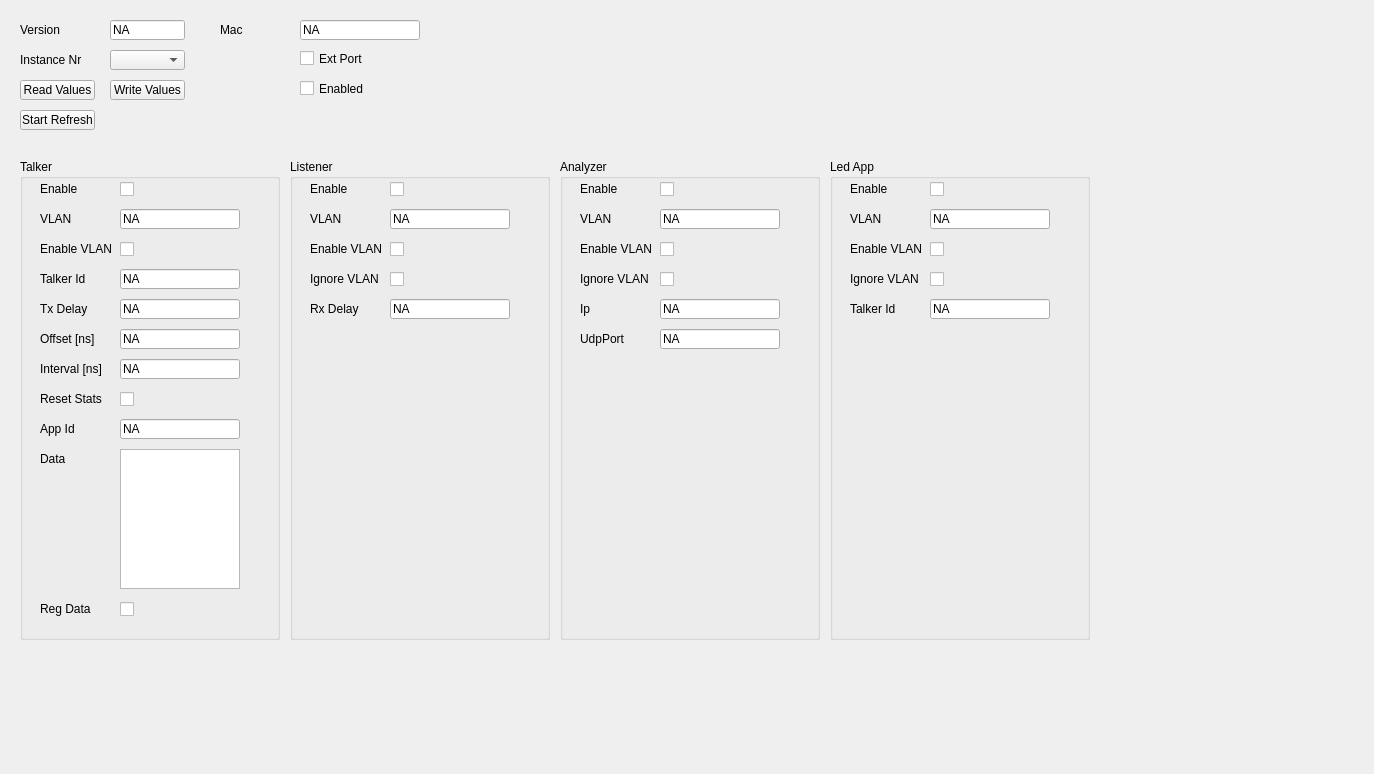
<?xml version="1.0" encoding="UTF-8"?>
<ui version="4.0">
 <class>Ucm_TsnIicTab</class>
 <widget class="QWidget" name="Ucm_TsnIicTab">
  <property name="geometry">
   <rect>
    <x>0</x>
    <y>0</y>
    <width>1374</width>
    <height>774</height>
   </rect>
  </property>
  <property name="windowTitle">
   <string>Form</string>
  </property>
  <widget class="QLabel" name="TsnIicVersionLabel">
   <property name="geometry">
    <rect>
     <x>20</x>
     <y>20</y>
     <width>80</width>
     <height>20</height>
    </rect>
   </property>
   <property name="text">
    <string>Version</string>
   </property>
  </widget>
  <widget class="QLabel" name="TsnIicInstanceLabel">
   <property name="geometry">
    <rect>
     <x>20</x>
     <y>50</y>
     <width>80</width>
     <height>20</height>
    </rect>
   </property>
   <property name="text">
    <string>Instance Nr</string>
   </property>
  </widget>
  <widget class="QLineEdit" name="TsnIicVersionValue">
   <property name="enabled">
    <bool>true</bool>
   </property>
   <property name="geometry">
    <rect>
     <x>110</x>
     <y>20</y>
     <width>75</width>
     <height>20</height>
    </rect>
   </property>
   <property name="text">
    <string>NA</string>
   </property>
   <property name="readOnly">
    <bool>true</bool>
   </property>
  </widget>
  <widget class="QCheckBox" name="TsnIicEnableCheckBox">
   <property name="geometry">
    <rect>
     <x>300</x>
     <y>80</y>
     <width>80</width>
     <height>17</height>
    </rect>
   </property>
   <property name="text">
    <string>Enabled</string>
   </property>
  </widget>
  <widget class="QPushButton" name="TsnIicAutoRefreshButton">
   <property name="geometry">
    <rect>
     <x>20</x>
     <y>110</y>
     <width>75</width>
     <height>20</height>
    </rect>
   </property>
   <property name="text">
    <string>Start Refresh</string>
   </property>
  </widget>
  <widget class="QComboBox" name="TsnIicInstanceComboBox">
   <property name="geometry">
    <rect>
     <x>110</x>
     <y>50</y>
     <width>75</width>
     <height>20</height>
    </rect>
   </property>
  </widget>
  <widget class="QPushButton" name="TsnIicReadValuesButton">
   <property name="geometry">
    <rect>
     <x>20</x>
     <y>80</y>
     <width>75</width>
     <height>20</height>
    </rect>
   </property>
   <property name="text">
    <string>Read Values</string>
   </property>
  </widget>
  <widget class="QPushButton" name="TsnIicWriteValuesButton">
   <property name="geometry">
    <rect>
     <x>110</x>
     <y>80</y>
     <width>75</width>
     <height>20</height>
    </rect>
   </property>
   <property name="text">
    <string>Write Values</string>
   </property>
  </widget>
  <widget class="QGroupBox" name="TsnIicTalkerGroupBox">
   <property name="geometry">
    <rect>
     <x>20</x>
     <y>159</y>
     <width>260</width>
     <height>481</height>
    </rect>
   </property>
   <property name="sizePolicy">
    <sizepolicy hsizetype="Preferred" vsizetype="Preferred">
     <horstretch>0</horstretch>
     <verstretch>0</verstretch>
    </sizepolicy>
   </property>
   <property name="title">
    <string>Talker</string>
   </property>
   <widget class="QLabel" name="TsnIicTalkerDataLabel">
    <property name="geometry">
     <rect>
      <x>20</x>
      <y>290</y>
      <width>80</width>
      <height>20</height>
     </rect>
    </property>
    <property name="text">
     <string>Data</string>
    </property>
   </widget>
   <widget class="QTextEdit" name="TsnIicTalkerDataValue">
    <property name="geometry">
     <rect>
      <x>100</x>
      <y>290</y>
      <width>120</width>
      <height>140</height>
     </rect>
    </property>
    <property name="readOnly">
     <bool>false</bool>
    </property>
   </widget>
   <widget class="QCheckBox" name="TsnIicTalkerEnableCheckBox">
    <property name="geometry">
     <rect>
      <x>100</x>
      <y>20</y>
      <width>80</width>
      <height>20</height>
     </rect>
    </property>
    <property name="text">
     <string/>
    </property>
   </widget>
   <widget class="QLabel" name="TsnIicTalkerEnableLabel">
    <property name="geometry">
     <rect>
      <x>20</x>
      <y>20</y>
      <width>80</width>
      <height>20</height>
     </rect>
    </property>
    <property name="text">
     <string>Enable</string>
    </property>
   </widget>
   <widget class="QLineEdit" name="TsnIicTalkerVlanValue">
    <property name="enabled">
     <bool>true</bool>
    </property>
    <property name="geometry">
     <rect>
      <x>100</x>
      <y>50</y>
      <width>120</width>
      <height>20</height>
     </rect>
    </property>
    <property name="text">
     <string>NA</string>
    </property>
    <property name="readOnly">
     <bool>false</bool>
    </property>
   </widget>
   <widget class="QLabel" name="TsnIicTalkerVlanLabel">
    <property name="geometry">
     <rect>
      <x>20</x>
      <y>50</y>
      <width>80</width>
      <height>20</height>
     </rect>
    </property>
    <property name="text">
     <string>VLAN</string>
    </property>
   </widget>
   <widget class="QCheckBox" name="TsnIicTalkerRegDataCheckBox">
    <property name="geometry">
     <rect>
      <x>100</x>
      <y>440</y>
      <width>80</width>
      <height>20</height>
     </rect>
    </property>
    <property name="text">
     <string/>
    </property>
   </widget>
   <widget class="QLabel" name="TsnIicTalkerRegDataLabel">
    <property name="geometry">
     <rect>
      <x>20</x>
      <y>440</y>
      <width>80</width>
      <height>20</height>
     </rect>
    </property>
    <property name="text">
     <string>Reg Data</string>
    </property>
   </widget>
   <widget class="QCheckBox" name="TsnIicTalkerEnableVlanCheckBox">
    <property name="geometry">
     <rect>
      <x>100</x>
      <y>80</y>
      <width>80</width>
      <height>20</height>
     </rect>
    </property>
    <property name="text">
     <string/>
    </property>
   </widget>
   <widget class="QLabel" name="TsnIicTalkerEnableVlanLabel">
    <property name="geometry">
     <rect>
      <x>20</x>
      <y>80</y>
      <width>80</width>
      <height>20</height>
     </rect>
    </property>
    <property name="text">
     <string>Enable VLAN</string>
    </property>
   </widget>
   <widget class="QCheckBox" name="TsnIicTalkerResetStatsCheckBox">
    <property name="geometry">
     <rect>
      <x>100</x>
      <y>230</y>
      <width>80</width>
      <height>20</height>
     </rect>
    </property>
    <property name="text">
     <string/>
    </property>
   </widget>
   <widget class="QLabel" name="TsnIicTalkerResetStatsLabel">
    <property name="geometry">
     <rect>
      <x>20</x>
      <y>230</y>
      <width>80</width>
      <height>20</height>
     </rect>
    </property>
    <property name="text">
     <string>Reset Stats</string>
    </property>
   </widget>
   <widget class="QLabel" name="TsnIicTalkerTalkerIdLabel">
    <property name="geometry">
     <rect>
      <x>20</x>
      <y>110</y>
      <width>80</width>
      <height>20</height>
     </rect>
    </property>
    <property name="text">
     <string>Talker Id</string>
    </property>
   </widget>
   <widget class="QLineEdit" name="TsnIicTalkerTalkerIdValue">
    <property name="enabled">
     <bool>true</bool>
    </property>
    <property name="geometry">
     <rect>
      <x>100</x>
      <y>110</y>
      <width>120</width>
      <height>20</height>
     </rect>
    </property>
    <property name="text">
     <string>NA</string>
    </property>
    <property name="readOnly">
     <bool>false</bool>
    </property>
   </widget>
   <widget class="QLabel" name="TsnIicTalkerTxDelayLabel">
    <property name="geometry">
     <rect>
      <x>20</x>
      <y>140</y>
      <width>80</width>
      <height>20</height>
     </rect>
    </property>
    <property name="text">
     <string>Tx Delay</string>
    </property>
   </widget>
   <widget class="QLineEdit" name="TsnIicTalkerTxDelayValue">
    <property name="enabled">
     <bool>true</bool>
    </property>
    <property name="geometry">
     <rect>
      <x>100</x>
      <y>140</y>
      <width>120</width>
      <height>20</height>
     </rect>
    </property>
    <property name="text">
     <string>NA</string>
    </property>
    <property name="readOnly">
     <bool>false</bool>
    </property>
   </widget>
   <widget class="QLineEdit" name="TsnIicTalkerOffsetValue">
    <property name="enabled">
     <bool>true</bool>
    </property>
    <property name="geometry">
     <rect>
      <x>100</x>
      <y>170</y>
      <width>120</width>
      <height>20</height>
     </rect>
    </property>
    <property name="text">
     <string>NA</string>
    </property>
    <property name="readOnly">
     <bool>false</bool>
    </property>
   </widget>
   <widget class="QLabel" name="TsnIicTalkerOffsetLabel">
    <property name="geometry">
     <rect>
      <x>20</x>
      <y>170</y>
      <width>80</width>
      <height>20</height>
     </rect>
    </property>
    <property name="text">
     <string>Offset [ns]</string>
    </property>
   </widget>
   <widget class="QLabel" name="TsnIicTalkerIntervalLabel">
    <property name="geometry">
     <rect>
      <x>20</x>
      <y>200</y>
      <width>80</width>
      <height>20</height>
     </rect>
    </property>
    <property name="text">
     <string>Interval [ns]</string>
    </property>
   </widget>
   <widget class="QLineEdit" name="TsnIicTalkerIntervalValue">
    <property name="enabled">
     <bool>true</bool>
    </property>
    <property name="geometry">
     <rect>
      <x>100</x>
      <y>200</y>
      <width>120</width>
      <height>20</height>
     </rect>
    </property>
    <property name="text">
     <string>NA</string>
    </property>
    <property name="readOnly">
     <bool>false</bool>
    </property>
   </widget>
   <widget class="QLabel" name="TsnIicTalkerAppIdLabel">
    <property name="geometry">
     <rect>
      <x>20</x>
      <y>260</y>
      <width>80</width>
      <height>20</height>
     </rect>
    </property>
    <property name="text">
     <string>App Id</string>
    </property>
   </widget>
   <widget class="QLineEdit" name="TsnIicTalkerAppIdValue">
    <property name="enabled">
     <bool>true</bool>
    </property>
    <property name="geometry">
     <rect>
      <x>100</x>
      <y>260</y>
      <width>120</width>
      <height>20</height>
     </rect>
    </property>
    <property name="text">
     <string>NA</string>
    </property>
    <property name="readOnly">
     <bool>false</bool>
    </property>
   </widget>
  </widget>
  <widget class="QGroupBox" name="TsnIicListenerGroupBox">
   <property name="geometry">
    <rect>
     <x>290</x>
     <y>159</y>
     <width>260</width>
     <height>481</height>
    </rect>
   </property>
   <property name="sizePolicy">
    <sizepolicy hsizetype="Preferred" vsizetype="Preferred">
     <horstretch>0</horstretch>
     <verstretch>0</verstretch>
    </sizepolicy>
   </property>
   <property name="title">
    <string>Listener</string>
   </property>
   <widget class="QCheckBox" name="TsnIicListenerEnableCheckBox">
    <property name="geometry">
     <rect>
      <x>100</x>
      <y>20</y>
      <width>80</width>
      <height>20</height>
     </rect>
    </property>
    <property name="text">
     <string/>
    </property>
   </widget>
   <widget class="QLabel" name="TsnIicListenerEnableLabel">
    <property name="geometry">
     <rect>
      <x>20</x>
      <y>20</y>
      <width>80</width>
      <height>20</height>
     </rect>
    </property>
    <property name="text">
     <string>Enable</string>
    </property>
   </widget>
   <widget class="QLineEdit" name="TsnIicListenerVlanValue">
    <property name="enabled">
     <bool>true</bool>
    </property>
    <property name="geometry">
     <rect>
      <x>100</x>
      <y>50</y>
      <width>120</width>
      <height>20</height>
     </rect>
    </property>
    <property name="text">
     <string>NA</string>
    </property>
    <property name="readOnly">
     <bool>false</bool>
    </property>
   </widget>
   <widget class="QLabel" name="TsnIicListenerVlanLabel">
    <property name="geometry">
     <rect>
      <x>20</x>
      <y>50</y>
      <width>80</width>
      <height>20</height>
     </rect>
    </property>
    <property name="text">
     <string>VLAN</string>
    </property>
   </widget>
   <widget class="QCheckBox" name="TsnIicListenerEnableVlanCheckBox">
    <property name="geometry">
     <rect>
      <x>100</x>
      <y>80</y>
      <width>80</width>
      <height>20</height>
     </rect>
    </property>
    <property name="text">
     <string/>
    </property>
   </widget>
   <widget class="QLabel" name="TsnIicListenerEnableVlanLabel">
    <property name="geometry">
     <rect>
      <x>20</x>
      <y>80</y>
      <width>80</width>
      <height>20</height>
     </rect>
    </property>
    <property name="text">
     <string>Enable VLAN</string>
    </property>
   </widget>
   <widget class="QCheckBox" name="TsnIicListenerIgnoreVlanCheckBox">
    <property name="geometry">
     <rect>
      <x>100</x>
      <y>110</y>
      <width>80</width>
      <height>20</height>
     </rect>
    </property>
    <property name="text">
     <string/>
    </property>
   </widget>
   <widget class="QLabel" name="TsnIicListenerIgnoreVlanLabel">
    <property name="geometry">
     <rect>
      <x>20</x>
      <y>110</y>
      <width>80</width>
      <height>20</height>
     </rect>
    </property>
    <property name="text">
     <string>Ignore VLAN</string>
    </property>
   </widget>
   <widget class="QLabel" name="TsnIicListenerRxDelayLabel">
    <property name="geometry">
     <rect>
      <x>20</x>
      <y>140</y>
      <width>80</width>
      <height>20</height>
     </rect>
    </property>
    <property name="text">
     <string>Rx Delay</string>
    </property>
   </widget>
   <widget class="QLineEdit" name="TsnIicListenerRxDelayValue">
    <property name="enabled">
     <bool>true</bool>
    </property>
    <property name="geometry">
     <rect>
      <x>100</x>
      <y>140</y>
      <width>120</width>
      <height>20</height>
     </rect>
    </property>
    <property name="text">
     <string>NA</string>
    </property>
    <property name="readOnly">
     <bool>false</bool>
    </property>
   </widget>
  </widget>
  <widget class="QGroupBox" name="TsnIicAnalyzerGroupBox">
   <property name="geometry">
    <rect>
     <x>560</x>
     <y>159</y>
     <width>260</width>
     <height>481</height>
    </rect>
   </property>
   <property name="sizePolicy">
    <sizepolicy hsizetype="Preferred" vsizetype="Preferred">
     <horstretch>0</horstretch>
     <verstretch>0</verstretch>
    </sizepolicy>
   </property>
   <property name="title">
    <string>Analyzer</string>
   </property>
   <widget class="QCheckBox" name="TsnIicAnalyzerEnableCheckBox">
    <property name="geometry">
     <rect>
      <x>100</x>
      <y>20</y>
      <width>80</width>
      <height>20</height>
     </rect>
    </property>
    <property name="text">
     <string/>
    </property>
   </widget>
   <widget class="QLabel" name="TsnIicAnalyzerEnableLabel">
    <property name="geometry">
     <rect>
      <x>20</x>
      <y>20</y>
      <width>80</width>
      <height>20</height>
     </rect>
    </property>
    <property name="text">
     <string>Enable</string>
    </property>
   </widget>
   <widget class="QLineEdit" name="TsnIicAnalyzerVlanValue">
    <property name="enabled">
     <bool>true</bool>
    </property>
    <property name="geometry">
     <rect>
      <x>100</x>
      <y>50</y>
      <width>120</width>
      <height>20</height>
     </rect>
    </property>
    <property name="text">
     <string>NA</string>
    </property>
    <property name="readOnly">
     <bool>false</bool>
    </property>
   </widget>
   <widget class="QLabel" name="TsnIicAnalyzerVlanLabel">
    <property name="geometry">
     <rect>
      <x>20</x>
      <y>50</y>
      <width>80</width>
      <height>20</height>
     </rect>
    </property>
    <property name="text">
     <string>VLAN</string>
    </property>
   </widget>
   <widget class="QCheckBox" name="TsnIicAnalyzerEnableVlanCheckBox">
    <property name="geometry">
     <rect>
      <x>100</x>
      <y>80</y>
      <width>80</width>
      <height>20</height>
     </rect>
    </property>
    <property name="text">
     <string/>
    </property>
   </widget>
   <widget class="QLabel" name="TsnIicAnalyzerEnableVlanLabel">
    <property name="geometry">
     <rect>
      <x>20</x>
      <y>80</y>
      <width>80</width>
      <height>20</height>
     </rect>
    </property>
    <property name="text">
     <string>Enable VLAN</string>
    </property>
   </widget>
   <widget class="QCheckBox" name="TsnIicAnalyzerIgnoreVlanCheckBox">
    <property name="geometry">
     <rect>
      <x>100</x>
      <y>110</y>
      <width>80</width>
      <height>20</height>
     </rect>
    </property>
    <property name="text">
     <string/>
    </property>
   </widget>
   <widget class="QLabel" name="TsnIicAnalyzerIgnoreVlanLabel">
    <property name="geometry">
     <rect>
      <x>20</x>
      <y>110</y>
      <width>80</width>
      <height>20</height>
     </rect>
    </property>
    <property name="text">
     <string>Ignore VLAN</string>
    </property>
   </widget>
   <widget class="QLabel" name="TsnIicAnalyzerIpLabel">
    <property name="geometry">
     <rect>
      <x>20</x>
      <y>140</y>
      <width>80</width>
      <height>20</height>
     </rect>
    </property>
    <property name="text">
     <string>Ip</string>
    </property>
   </widget>
   <widget class="QLineEdit" name="TsnIicAnalyzerIpValue">
    <property name="enabled">
     <bool>true</bool>
    </property>
    <property name="geometry">
     <rect>
      <x>100</x>
      <y>140</y>
      <width>120</width>
      <height>20</height>
     </rect>
    </property>
    <property name="text">
     <string>NA</string>
    </property>
    <property name="readOnly">
     <bool>false</bool>
    </property>
   </widget>
   <widget class="QLabel" name="TsnIicAnalyzerUdpPortLabel">
    <property name="geometry">
     <rect>
      <x>20</x>
      <y>170</y>
      <width>80</width>
      <height>20</height>
     </rect>
    </property>
    <property name="text">
     <string>UdpPort</string>
    </property>
   </widget>
   <widget class="QLineEdit" name="TsnIicAnalyzerUdpPortValue">
    <property name="enabled">
     <bool>true</bool>
    </property>
    <property name="geometry">
     <rect>
      <x>100</x>
      <y>170</y>
      <width>120</width>
      <height>20</height>
     </rect>
    </property>
    <property name="text">
     <string>NA</string>
    </property>
    <property name="readOnly">
     <bool>false</bool>
    </property>
   </widget>
  </widget>
  <widget class="QGroupBox" name="TsnIicLedGroupBox">
   <property name="geometry">
    <rect>
     <x>830</x>
     <y>159</y>
     <width>260</width>
     <height>481</height>
    </rect>
   </property>
   <property name="sizePolicy">
    <sizepolicy hsizetype="Preferred" vsizetype="Preferred">
     <horstretch>0</horstretch>
     <verstretch>0</verstretch>
    </sizepolicy>
   </property>
   <property name="title">
    <string>Led App</string>
   </property>
   <widget class="QCheckBox" name="TsnIicLedEnableCheckBox">
    <property name="geometry">
     <rect>
      <x>100</x>
      <y>20</y>
      <width>80</width>
      <height>20</height>
     </rect>
    </property>
    <property name="text">
     <string/>
    </property>
   </widget>
   <widget class="QLabel" name="TsnIicLedEnableLabel">
    <property name="geometry">
     <rect>
      <x>20</x>
      <y>20</y>
      <width>80</width>
      <height>20</height>
     </rect>
    </property>
    <property name="text">
     <string>Enable</string>
    </property>
   </widget>
   <widget class="QLineEdit" name="TsnIicLedVlanValue">
    <property name="enabled">
     <bool>true</bool>
    </property>
    <property name="geometry">
     <rect>
      <x>100</x>
      <y>50</y>
      <width>120</width>
      <height>20</height>
     </rect>
    </property>
    <property name="text">
     <string>NA</string>
    </property>
    <property name="readOnly">
     <bool>false</bool>
    </property>
   </widget>
   <widget class="QLabel" name="TsnIicLedVlanLabel">
    <property name="geometry">
     <rect>
      <x>20</x>
      <y>50</y>
      <width>80</width>
      <height>20</height>
     </rect>
    </property>
    <property name="text">
     <string>VLAN</string>
    </property>
   </widget>
   <widget class="QCheckBox" name="TsnIicLedEnableVlanCheckBox">
    <property name="geometry">
     <rect>
      <x>100</x>
      <y>80</y>
      <width>80</width>
      <height>20</height>
     </rect>
    </property>
    <property name="text">
     <string/>
    </property>
   </widget>
   <widget class="QLabel" name="TsnIicLedEnableVlanLabel">
    <property name="geometry">
     <rect>
      <x>20</x>
      <y>80</y>
      <width>80</width>
      <height>20</height>
     </rect>
    </property>
    <property name="text">
     <string>Enable VLAN</string>
    </property>
   </widget>
   <widget class="QCheckBox" name="TsnIicLedIgnoreVlanCheckBox">
    <property name="geometry">
     <rect>
      <x>100</x>
      <y>110</y>
      <width>80</width>
      <height>20</height>
     </rect>
    </property>
    <property name="text">
     <string/>
    </property>
   </widget>
   <widget class="QLabel" name="TsnIicLedIgnoreVlanLabel">
    <property name="geometry">
     <rect>
      <x>20</x>
      <y>110</y>
      <width>80</width>
      <height>20</height>
     </rect>
    </property>
    <property name="text">
     <string>Ignore VLAN</string>
    </property>
   </widget>
   <widget class="QLineEdit" name="TsnIicLedTalkerIdValue">
    <property name="enabled">
     <bool>true</bool>
    </property>
    <property name="geometry">
     <rect>
      <x>100</x>
      <y>140</y>
      <width>120</width>
      <height>20</height>
     </rect>
    </property>
    <property name="text">
     <string>NA</string>
    </property>
    <property name="readOnly">
     <bool>false</bool>
    </property>
   </widget>
   <widget class="QLabel" name="TsnIicLedTalkerIdLabel">
    <property name="geometry">
     <rect>
      <x>20</x>
      <y>140</y>
      <width>80</width>
      <height>20</height>
     </rect>
    </property>
    <property name="text">
     <string>Talker Id</string>
    </property>
   </widget>
  </widget>
  <widget class="QLabel" name="TsnIicMacLabel">
   <property name="geometry">
    <rect>
     <x>220</x>
     <y>20</y>
     <width>80</width>
     <height>20</height>
    </rect>
   </property>
   <property name="text">
    <string>Mac</string>
   </property>
  </widget>
  <widget class="QLineEdit" name="TsnIicMacValue">
   <property name="enabled">
    <bool>true</bool>
   </property>
   <property name="geometry">
    <rect>
     <x>300</x>
     <y>20</y>
     <width>120</width>
     <height>20</height>
    </rect>
   </property>
   <property name="text">
    <string>NA</string>
   </property>
  </widget>
  <widget class="QCheckBox" name="TsnIicExtPortCheckBox">
   <property name="geometry">
    <rect>
     <x>300</x>
     <y>50</y>
     <width>80</width>
     <height>17</height>
    </rect>
   </property>
   <property name="text">
    <string>Ext Port</string>
   </property>
  </widget>
 </widget>
 <resources/>
 <connections/>
</ui>
